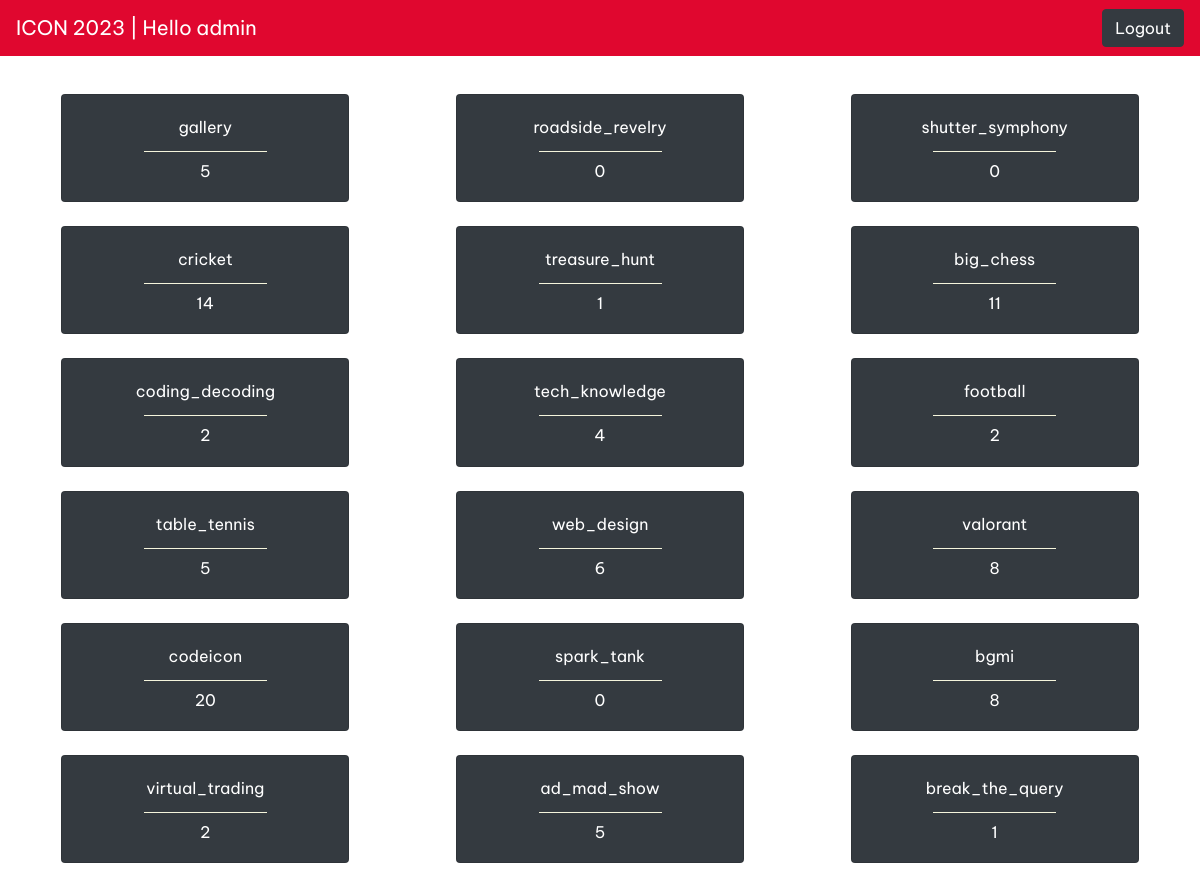
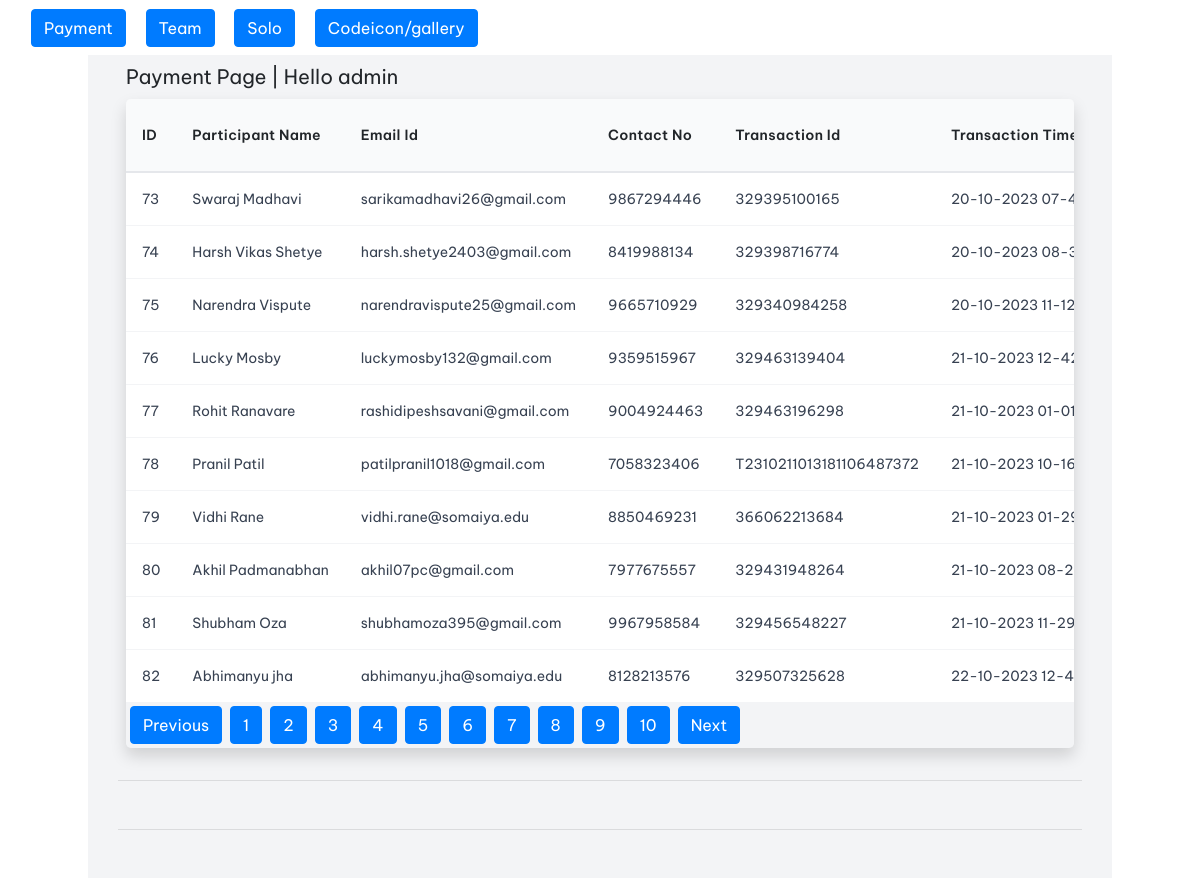
/admin/admin_page.php?page=3 (signed in), run on the app's committed database (2 pictures, top to bottom).
### tables this page shows
CREATE TABLE `payment_details` (
  `srno` int(10) NOT NULL,
  `playername` varchar(25) NOT NULL,
  `emailid` varchar(255) NOT NULL,
  `phoneno` double NOT NULL,
  `transaction_id` varchar(35) DEFAULT NULL,
  `ordate` varchar(30) DEFAULT NULL,
  `eventname` varchar(30) DEFAULT NULL,
  `amount` float(6,2) DEFAULT NULL,
  `payment_ss` varchar(400) DEFAULT NULL,
  `status` tinyint(1) NOT NULL DEFAULT 0
);

### admin/admin_team.php (the view, shortened to what this page needs)
<!DOCTYPE html>
<html lang="en">
<head>
    <link rel="stylesheet" href="https://maxcdn.bootstrapcdn.com/bootstrap/4.5.2/css/bootstrap.min.css" />
    <link href="https://cdn.jsdelivr.net/npm/tailwindcss@2.2.16/dist/tailwind.min.css" rel="stylesheet">
</head>
<body>
    <div class="bg-gray-100">
</body>
</html>

### admin/payment.php (shortened to what this page needs)
<?php
@include 'config.php';
?>
<!DOCTYPE html>
<html lang="en">
<head>
    <link rel="stylesheet" href="https://maxcdn.bootstrapcdn.com/bootstrap/4.5.2/css/bootstrap.min.css" />
    <link href="https://cdn.jsdelivr.net/npm/tailwindcss@2.2.16/dist/tailwind.min.css" rel="stylesheet">
</head>
<body>
    <div class="container">
        <div class="row">
            <div class="col-12 bg-gray-100" id="main-payment-div">
                <div class="p-2">
                    <h1 class="text-xl mb-2">Payment Page | Hello <?php echo $_SESSION['username']; ?></h1>
                    <div class="overflow-auto rounded-lg shadow hidden md:block">
                        <table class="w-full">
                            <thead class="bg-gray-50 border-b-2 border-gray-200">
                                <tr>
                                    <th class="w-20 p-3 text-sm font-semibold tracking-wide text-left">ID</th>
                                    <th class="p-3 text-sm font-semibold tracking-wide text-left">Participant Name</th>
                                    <th class="p-3 text-sm font-semibold tracking-wide text-left">Email Id</th>
                                    <th class="p-3 text-sm font-semibold tracking-wide text-left">Contact No</th>
                                    <th class="p-3 text-sm font-semibold tracking-wide text-left">Transaction Id</th>
                                    <th class="p-3 text-sm font-semibold tracking-wide text-left">Transaction Time</th>
                                </tr>
                            </thead>
                            <tbody class="divide-y divide-gray-100">
                                <?php
                                $results_per_page = 10;
                                $query = "select *from payment_details";
                                $resulta = mysqli_query($conn, $query);
                                $number_of_result = mysqli_num_rows($resulta);
                                $number_of_page = ceil($number_of_result / $results_per_page);
                                $payment_det = "SELECT * FROM payment_details LIMIT " . ($_GET['page'] - 1) * $results_per_page . ',' . $results_per_page;
                                $resultsolo = mysqli_query($conn, $payment_det);
                                while ($row = $resultsolo->fetch_assoc()) {
                                ?>
                                <tr class="bg-white">
                                    <td class="p-3 text-sm text-gray-700 whitespace-nowrap">
                                        <?php echo $row['srno']; ?>
                                    </td>
                                    <td class="p-3 text-sm text-gray-700 whitespace-nowrap">
                                        <?php echo $row['playername']; ?>
                                    </td>
                                    <td class="p-3 text-sm text-gray-700 whitespace-nowrap">
                                        <?php echo $row['emailid']; ?></td>
                                    <td class="p-3 text-sm text-gray-700 whitespace-nowrap">
                                        <?php echo $row['phoneno']; ?></td>
                                    <td class="p-3 text-sm text-gray-700 whitespace-nowrap">
                                        <?php echo $row['transaction_id']; ?></td>
                                    <td class="p-3 text-sm text-gray-700 whitespace-nowrap">
                                        <?php echo $row['ordate']; ?></td>
                                </tr>
                                <?php
                                }
                                ?>
                            </tbody>
                        </table>
                        <?php
                        if ($_GET["page"] >= 2) {
                            echo '<a class="btn btn-primary m-1" href="admin_page.php?page=' . ($_GET["page"] - 1) . '">Previous</a>';
                        }
                        for ($i = 1; $i < $number_of_page; $i++) {
                            echo '<a class="btn btn-primary m-1" href="admin_page.php?page=' . $i . '">' . $i . '</a>';
                        }
                        if ($_GET["page"] < $number_of_page) {
                            echo '<a class="btn btn-primary m-1" href="admin_page.php?page=' . ($_GET["page"] + 1) . '">Next</a>';
                        }
                        ?>
                    </div>
                </div>
            </div>
        </div>
</body>
</html>

### admin/admin_page.php (style rules this page uses)
body, header, footer { font-family: "Be Vietnam Pro", sans-serif; }
table { padding: 0.5rem !important; }

### admin/codeicon-gallery.php (style rules this page uses)
body, header, footer { font-family: "Be Vietnam Pro", sans-serif; }

### admin/payment.php (style rules this page uses)
body, header, footer { font-family: "Be Vietnam Pro", sans-serif; }

### admin/admin_team.php (style rules this page uses)
body, header, footer { font-family: "Be Vietnam Pro", sans-serif; }

### admin/admin_solo.php (style rules this page uses)
body, header, footer { font-family: "Be Vietnam Pro", sans-serif; }

### data on the page
payment_details: srno "73", playername "Swaraj Madhavi", emailid "sarikamadhavi26@gmail.com", phoneno "9867294446", transaction "329395100165", ordate "20-10-2023…"
payment_details: srno "74", playername "Harsh Vikas Shetye", emailid "harsh.shetye2403@gmail.com", phoneno "8419988134", transaction "329398716774", ordate "20-10-2023…"
payment_details: srno "75", playername "Narendra Vispute", emailid "narendravispute25@gmail.com", phoneno "9665710929", transaction "329340984258", ordate "20-10-2023…"
payment_details: srno "76", playername "Lucky Mosby", emailid "luckymosby132@gmail.com", phoneno "9359515967", transaction "329463139404", ordate "21-10-2023…"
payment_details: srno "77", playername "Rohit Ranavare", emailid "rashidipeshsavani@gmail.com", phoneno "9004924463", transaction "329463196298", ordate "21-10-2023…"
payment_details: srno "78", playername "Pranil Patil", emailid "patilpranil1018@gmail.com", phoneno "7058323406", transaction "T2310211013181106487372", ordate "21-10-2023…"
payment_details: srno "79", playername "Vidhi Rane", emailid "vidhi.rane@somaiya.edu", phoneno "8850469231", transaction "366062213684", ordate "21-10-2023…"
payment_details: srno "80", playername "Akhil Padmanabhan", emailid "akhil07pc@gmail.com", phoneno "7977675557", transaction "329431948264", ordate "21-10-2023…"
payment_details: srno "81", playername "Shubham Oza", emailid "shubhamoza395@gmail.com", phoneno "9967958584", transaction "329456548227", ordate "21-10-2023…"
payment_details: srno "82", playername "Abhimanyu jha", emailid "abhimanyu.jha@somaiya.edu", phoneno "8128213576", transaction "329507325628", ordate "22-10-2023…"

### other printed values
$_SESSION['username'] "admin"
$event[0][0] "gallery"
$event[1] "5"
$event[0][0] "roadside_revelry"
$event[1] "0"
$event[0][0] "shutter_symphony"
$event[0][0] "cricket"
$event[1] "14"
$event[0][0] "treasure_hunt"
$event[1] "1"
$event[0][0] "big_chess"
$event[1] "11"
$event[0][0] "coding_decoding"
$event[1] "2"
$event[0][0] "tech_knowledge"
